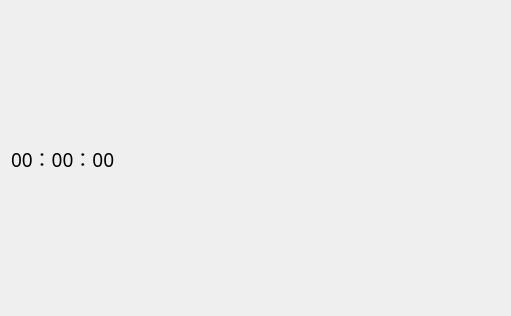
<?xml version="1.0" encoding="UTF-8"?>
<ui version="4.0">
 <class>MyTimer</class>
 <widget class="QWidget" name="MyTimer">
  <property name="geometry">
   <rect>
    <x>0</x>
    <y>0</y>
    <width>511</width>
    <height>316</height>
   </rect>
  </property>
  <property name="windowTitle">
   <string>MyTimer</string>
  </property>
  <layout class="QVBoxLayout" name="verticalLayout">
   <item>
    <widget class="QLabel" name="lbDisplay">
     <property name="font">
      <font>
       <family>Nirmala UI Semilight</family>
       <pointsize>14</pointsize>
      </font>
     </property>
     <property name="text">
      <string>00：00：00</string>
     </property>
    </widget>
   </item>
  </layout>
 </widget>
 <layoutdefault spacing="6" margin="11"/>
 <resources/>
 <connections/>
</ui>
